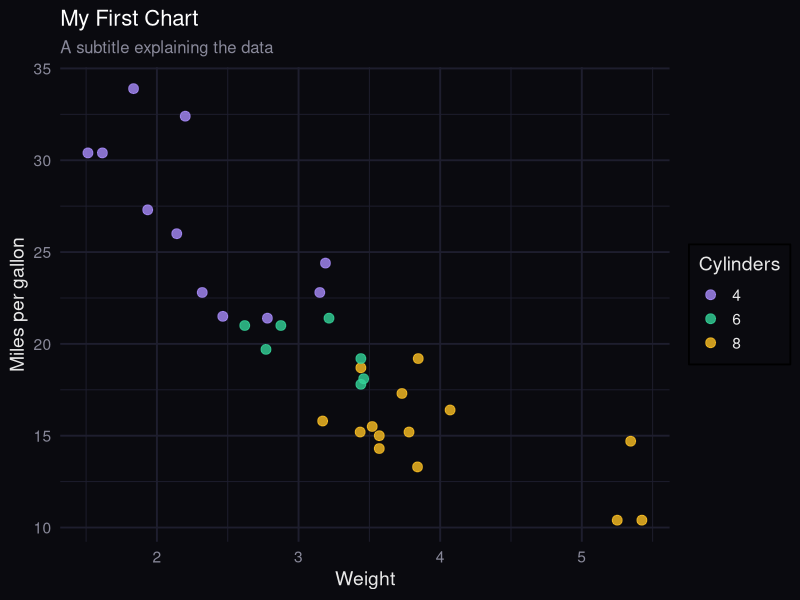

Generate this figure with R:
## ---- chunk 1
#| label: my-chart
#| echo: false
#| fig-width: 10
#| fig-height: 6

library(ggplot2)

# Replace this with your actual visualization code
ggplot(mtcars, aes(x = wt, y = mpg, color = factor(cyl))) +
  geom_point(size = 3, alpha = 0.8) +
  scale_color_manual(values = c("#a78bfa", "#34d399", "#fbbf24")) +
  labs(
    title = "My First Chart",
    subtitle = "A subtitle explaining the data",
    x = "Weight", y = "Miles per gallon",
    color = "Cylinders"
  ) +
  theme_minimal(base_size = 14) +
  theme(
    plot.background = element_rect(fill = "#0a0a0f", color = NA),
    panel.background = element_rect(fill = "#0a0a0f", color = NA),
    panel.grid = element_line(color = "#1e1e2e"),
    text = element_text(color = "#e8e8e8"),
    axis.text = element_text(color = "#888899"),
    plot.title = element_text(color = "#ffffff", size = 16),
    plot.subtitle = element_text(color = "#888899", size = 12),
    legend.background = element_rect(fill = "#0a0a0f"),
    legend.text = element_text(color = "#e8e8e8")
  )
